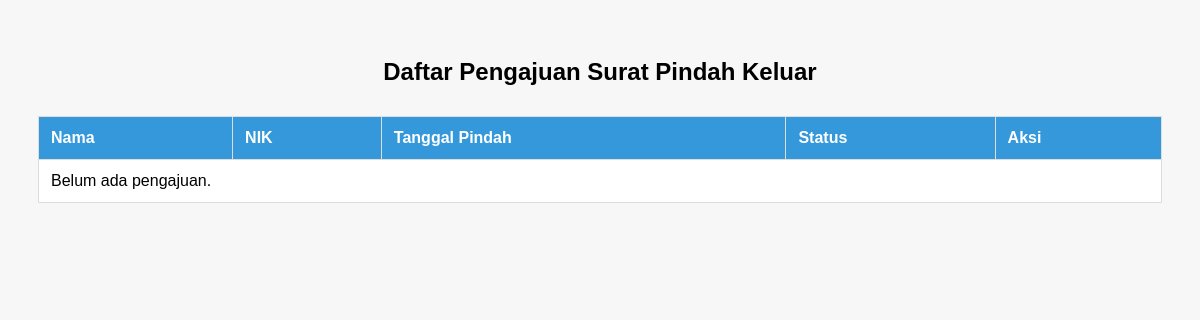
The page /keluar/pindah-keluar/ (signed in) on the database as committed earlier.
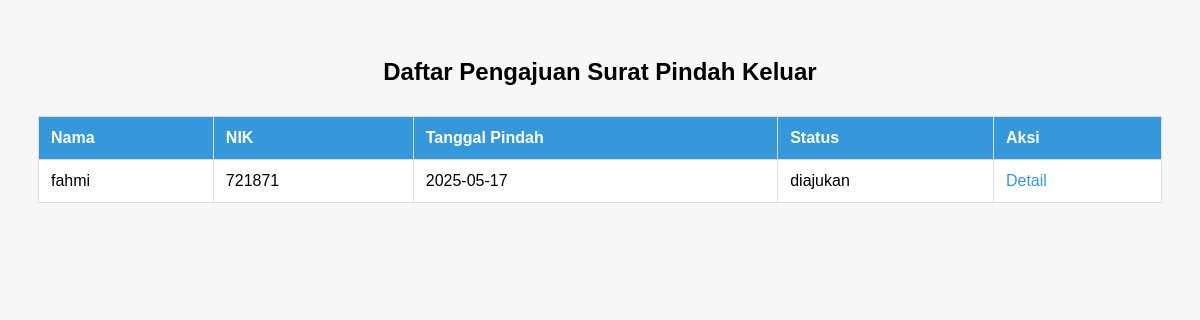
The same page on the database as committed later.
### kembang/models.py (models this page shows, shortened)
class PindahKeluar(models.Model):
    user = models.ForeignKey(User, on_delete=models.CASCADE)
    nama = models.CharField(max_length=100)
    nik = models.CharField(max_length=16)
    asal_daerah = models.CharField(max_length=100)
    tujuan_daerah = models.CharField(max_length=100)
    tanggal_pindah = models.DateField()
    alasan_pindah = models.TextField()
    kk = models.FileField(upload_to='pindah_keluar/kk/')
    ktp = models.FileField(upload_to='pindah_keluar/ktp/')
    surat_pengantar = models.FileField(upload_to='pindah_keluar/surat_pengantar/')
    status = models.CharField(max_length=20, choices=STATUS_CHOICES, default='diajukan')
    no_whatsapp = models.CharField(max_length=15, verbose_name="No. WhatsApp")
    hasil_surat = models.FileField(upload_to='hasil_surat/akta_kematian/', blank=True, null=True)

### kembang/views.py (the view)
# urls.py: path('keluar/pindah-keluar/', views.daftar_pindah_keluar, name='daftar_pengajuan_pindah_keluar'),
@staff_member_required
def daftar_pindah_keluar(request):
    pengajuan = PindahKeluar.objects.all().order_by('-tanggal_pindah')
    return render(request, 'admin/daftar_keluar.html', {'pengajuan': pengajuan})

### kembang/templates/admin/daftar_keluar.html (shortened to what this page needs)
{% load static %}
<!DOCTYPE html>
<html lang="id">
<head>
    <link rel="stylesheet" href="{% static 'css/daftar_pindah.css' %}">
</head>
<body>
    <h2>Daftar Pengajuan Surat Pindah Keluar</h2>
    <table>
        <thead>
            <tr>
                <th>Nama</th>
                <th>NIK</th>
                <th>Tanggal Pindah</th>
                <th>Status</th>
                <th>Aksi</th>
            </tr>
        </thead>
        <tbody>
            {% for item in pengajuan %}
            <tr>
                <td>{{ item.nama }}</td>
                <td>{{ item.nik }}</td>
                <td>{{ item.tanggal_pindah|date:"Y-m-d" }}</td>
                <td>{{ item.status }}</td>
                <td><a href="{% url 'detail_pengajuan_pindah_keluar' item.pk %}">Detail</a>
            </tr>
            {% empty %}
            <tr><td colspan="5">Belum ada pengajuan.</td></tr>
            {% endfor %}
        </tbody>
    </table>
</body>
</html>

Rows that differ between the two databases and show on the page:
added PindahKeluar: nama "fahmi", nik "721871", tanggal_pindah "2025-05-17", status "diajukan"
Other text that changed with them:
text no longer shown: "Belum ada pengajuan."
